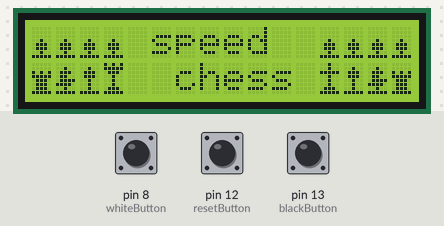
Simulated run of this sketch. Board: Arduino Uno, built with avr-gcc and run on an emulated ATmega328P. Shown: 16×2 character LCD. The inputs (shaded band) are chosen by the test bench; at power-on: pin 8 (whiteButton) LOW, pin 12 (resetButton) LOW, pin 13 (blackButton) LOW.

Above: at 1.2 s.
1.3 s: pin 8 (whiteButton) pulled HIGH for 3.2 s
At 4.13 s:
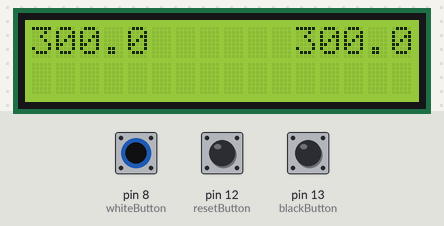
6.0 s: pin 12 (resetButton) pulled HIGH for 3.2 s
At 9.9 s:
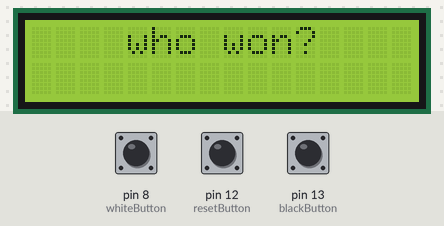
10.7 s: pin 13 (blackButton) pulled HIGH for 0.15 s
At 11.9 s:
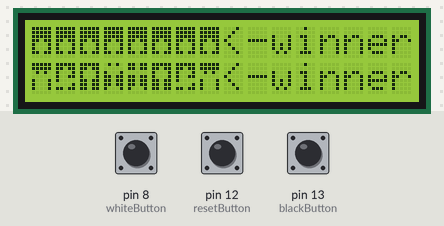
Timing chart, 0 to 13.7 s (numbered marks = the images above; inputs shaded):
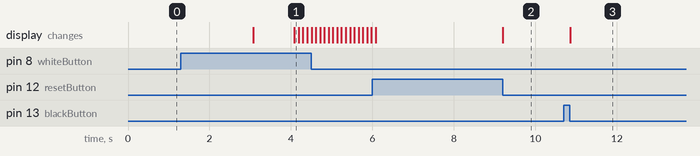

The sketch:

speedChessTimer.ino
```cpp
#include <LiquidCrystal.h>

LiquidCrystal lcd(1, 2, 4, 5, 6, 7);

unsigned long startPress = 0;
unsigned long endPress = 0;
unsigned long holdTime = 0;

int resetButton = 12;
int resetButtonState = 0;

int whiteGamesWon = 0;
int whiteTime = 3000;     // time is 300.0s
int whiteButton = 8;
int whiteButtonState = 0;

int blackGamesWon = 0;
int blackTime = 3000;     // time is 300.0s
int blackButton = 13;
int blackButtonState = 0;

String space = "      ";
String blackSpacer = "";

bool startup = true;

byte blackQueen[8] = {
  B01010,
  B00000,
  B10001,
  B11011,
  B11011,
  B11011,
  B10001,
  B00000,
};

byte blackKing[8] = {
  B11011,
  B11011,
  B00000,
  B11011,
  B11011,
  B11011,
  B10001,
  B00000,
};

byte blackBishop[8] = {
  B11111,
  B11011,
  B10001,
  B10001,
  B11011,
  B11011,
  B11011,
  B00000,
};

byte blackRook[8] = {
  B11111,
  B11111,
  B01010,
  B00000,
  B10001,
  B10001,
  B10001,
  B00000,
};

byte blackKnight[8] = {
  B11111,
  B11011,
  B10001,
  B10011,
  B10000,
  B00001,
  B11011,
  B00000,
};

byte blackPawn[8] = {
  B11111,
  B11111,
  B11111,
  B11011,
  B10001,
  B10001,
  B11011,
  B00000,
};

byte whiteQueen[8] = {
  B10101,
  B11111,
  B01110,
  B00100,
  B00100,
  B00100,
  B01110,
  B11111,
};

byte whiteKing[8] = {
  B00100,
  B00100,
  B11111,
  B00100,
  B00100,
  B00100,
  B01110,
  B11111,
};

byte whiteBishop[8] = {
  B00000,
  B00100,
  B01110,
  B01110,
  B00100,
  B00100,
  B00100,
  B11111,
};

byte whiteRook[8] = {
  B00000,
  B00000,
  B10101,
  B11111,
  B01110,
  B01110,
  B01110,
  B11111,
};

byte whiteKnight[8] = {
  B00000,
  B00100,
  B01110,
  B01100,
  B01111,
  B11110,
  B00100,
  B11111,
};

byte whitePawn[8] = {
  B00000,
  B00000,
  B00000,
  B00100,
  B01110,
  B01110,
  B00100,
  B11111,
};

void setup() {
  lcd.begin(16,2);
  pinMode(resetButton, INPUT);
  pinMode(whiteButton, INPUT);
  pinMode(blackButton, INPUT);
}

void loop() {
  if(startup) {
    welcomeScreen();
    startup = false;
  }

  while(whiteTime == 3000 && blackTime == 3000) {
    scoreScreen();
    while(whiteButtonState == LOW && blackButtonState == LOW) {
      // get buttonStates
      whiteButtonState = digitalRead(whiteButton);
      blackButtonState = digitalRead(blackButton);
    }
    break;
  }

  if(whiteButtonState == HIGH) {
    while(true) {
      printTime(blackSpacer, blackTime, space, whiteTime);

      // get buttonStates
      resetButtonState = digitalRead(resetButton);
      blackButtonState = digitalRead(blackButton);

      // handle reset
      if(resetButtonState == HIGH) {
        startPress = millis();
        while(resetButtonState == HIGH) {
          resetButtonState = digitalRead(resetButton);
        }
        endPress = millis();
        holdTime = endPress - startPress;
        handleLongPress(holdTime);
        resetGame();
        break;
      }

      // handle change time
      if(blackButtonState == HIGH) {
        break;
      } else {
        blackTime -= 1;
        delay(100);
      }
    }
  }

  if(blackButtonState == HIGH) {
    while(true) {
      printTime(blackSpacer, blackTime, space, whiteTime);

      // get buttonStates
      resetButtonState = digitalRead(resetButton);
      whiteButtonState = digitalRead(whiteButton);

      // handle reset
      if(resetButtonState == HIGH) {
        startPress = millis();
        while(resetButtonState == HIGH) {
          resetButtonState = digitalRead(resetButton);
        }
        endPress = millis();
        holdTime = endPress - startPress;
        handleLongPress(holdTime);
        resetGame();
        break;
      }

      // handle change time
      if(whiteButtonState == HIGH) {
        break;
      } else {
        whiteTime -= 1;
        delay(100);
      }
    }
  }
}

void printTime(String blackSpacer, int blackTime, String space, int whiteTime) {
  lcd.clear();

  // check white spacing
  if(whiteTime >= 100 && whiteTime < 1000) {
    space = "       ";
  } else if (whiteTime < 100) {
    space = "        ";
  }

  // check black spacing
  if(blackTime < 100) {
    blackSpacer = "  ";
  } else if (blackTime < 1000) {
    blackSpacer = " ";
  }

  // check time running out
  if(blackTime <= 0) {
    whiteWins();
    resetGame();
  } else if(whiteTime <= 0) {
    blackWins();
    resetGame();
  }

  // print time
  String blackTimeString;
  String whiteTimeString;
  if(blackTime % 10 == 0) {
    blackTimeString = blackSpacer + String(blackTime / 10) + ".0";
  } else {
    blackTimeString = blackSpacer + String(blackTime / 10) + '.' + String(blackTime % 10);
  }

  if(whiteTime % 10 == 0) {
    whiteTimeString = String(whiteTime / 10) + ".0";
  } else {
    whiteTimeString = String(whiteTime / 10) + '.' + String(whiteTime % 10);
  }
  String timeState = blackTimeString + space + whiteTimeString;

  lcd.print(timeState);
}

// pppp pppp <-wi nner
// rnbq kbnr <-wi nner
void blackWins() {
  lcd.createChar(7, blackQueen);
  lcd.createChar(6, blackKing);
  lcd.createChar(5, blackBishop);
  lcd.createChar(4, blackKnight);
  lcd.createChar(3, blackRook);
  lcd.createChar(2, blackPawn);

  // front line
  lcd.setCursor(0, 0);
  lcd.write(2);
  lcd.write(2);
  lcd.write(2);
  lcd.write(2);
  lcd.write(2);
  lcd.write(2);
  lcd.write(2);
  lcd.write(2);
  lcd.write("<-winner");

  // back line
  lcd.setCursor(0, 1);
  lcd.write(3);
  lcd.write(4);
  lcd.write(5);
  lcd.write(7);
  lcd.write(6);
  lcd.write(5);
  lcd.write(4);
  lcd.write(3);
  lcd.write("<-winner");
  delay(10000);
}

// winn er-> pppp pppp
// winn er-> rnbq kbnr
void whiteWins() {
  lcd.createChar(7, whiteQueen);
  lcd.createChar(6, whiteKing);
  lcd.createChar(5, whiteBishop);
  lcd.createChar(4, whiteKnight);
  lcd.createChar(3, whiteRook);
  lcd.createChar(2, whitePawn);

  // top line
  lcd.setCursor(0, 0);
  lcd.write("winner->");
  lcd.write(2);
  lcd.write(2);
  lcd.write(2);
  lcd.write(2);
  lcd.write(2);
  lcd.write(2);
  lcd.write(2);
  lcd.write(2);

  // bottom line
  lcd.setCursor(0, 1);
  lcd.write("winner->");
  lcd.write(3);
  lcd.write(4);
  lcd.write(5);
  lcd.write(7);
  lcd.write(6);
  lcd.write(5);
  lcd.write(4);
  lcd.write(3);
  delay(10000);
}

void resetGame() {
  whiteTime = 3000;
  blackTime = 3000;
  whiteButtonState = LOW;
  blackButtonState = LOW;
}

void scoreScreen() {
  String blackScore;
  String whiteScore;
  String spacer = "          ";
  if(blackGamesWon < 10) {
    blackScore = "  " + String(blackGamesWon);
  } else if (blackGamesWon > 9 && blackGamesWon < 100) {
    blackScore = " " + String(blackGamesWon);
  }

  if(whiteGamesWon < 10) {
    whiteScore = String(whiteGamesWon) + "  ";
  } else if (whiteGamesWon > 9 && whiteGamesWon < 100) {
    whiteScore = String(whiteGamesWon) + " ";
  }

  lcd.clear();
  lcd.setCursor(0, 0);
  lcd.print("black  --  white");

  lcd.setCursor(0, 1);
  lcd.print(String(blackScore) + spacer + String(whiteScore));
  delay(1000);
}

// pppp speed  pppp
// rnbq  chess kbnr
void welcomeScreen() {
  lcd.createChar(7, whiteQueen);
  lcd.createChar(6, whiteKing);
  lcd.createChar(5, whiteBishop);
  lcd.createChar(4, whiteKnight);
  lcd.createChar(3, whiteRook);
  lcd.createChar(2, whitePawn);

  // top welcome screen line
  lcd.setCursor(0, 0);
  lcd.write(2);
  lcd.write(2);
  lcd.write(2);
  lcd.write(2);

  lcd.setCursor(5, 0);
  lcd.print("speed");

  lcd.setCursor(12, 0);
  lcd.write(2);
  lcd.write(2);
  lcd.write(2);
  lcd.write(2);

  // bottom welcome screen line
  lcd.setCursor(0, 1);
  lcd.write(3);
  lcd.write(4);
  lcd.write(5);
  lcd.write(7);

  lcd.setCursor(6, 1);
  lcd.print("chess");

  lcd.setCursor(12, 1);
  lcd.write(6);
  lcd.write(5);
  lcd.write(4);
  lcd.write(3);

  delay(3000);
  resetGame();
}

void handleLongPress(unsigned long holdTime) {
  if (holdTime > 1500) {
    lcd.clear();
    lcd.print("    who won?   ");
    while(true) {
      blackButtonState = digitalRead(blackButton);
      whiteButtonState = digitalRead(whiteButton);
      if(blackButtonState == HIGH) {
        while(blackButtonState == HIGH) {
          blackButtonState = digitalRead(blackButton);
        }
        blackWins();
        blackGamesWon++;
        break;
      } else if (whiteButtonState == HIGH) {
        while(whiteButtonState == HIGH) {
          whiteButtonState = digitalRead(whiteButton);
        }
        whiteGamesWon++;
        whiteWins();
        break;
      }
    }
  }
}
```

Measured:
- after the input at 1.3 s, the display: first differs from a run without the input after 2.8 s (image 1)
- after the input at 10.7 s, the display: changes after 0.16 s (image 3)
